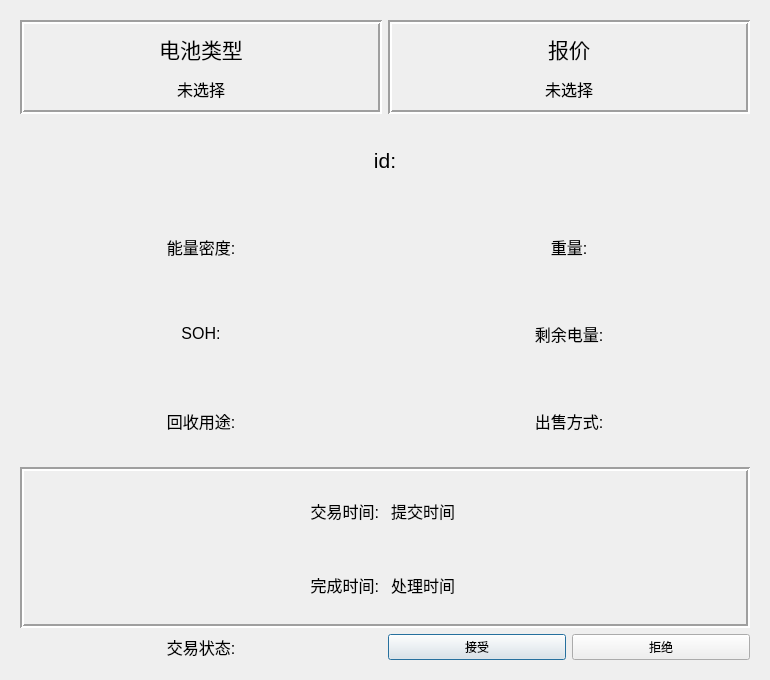
<?xml version="1.0" encoding="UTF-8"?>
<ui version="4.0">
 <class>dealDialog</class>
 <widget class="QDialog" name="dealDialog">
  <property name="geometry">
   <rect>
    <x>0</x>
    <y>0</y>
    <width>770</width>
    <height>680</height>
   </rect>
  </property>
  <property name="minimumSize">
   <size>
    <width>770</width>
    <height>680</height>
   </size>
  </property>
  <property name="maximumSize">
   <size>
    <width>770</width>
    <height>680</height>
   </size>
  </property>
  <property name="windowTitle">
   <string>Dialog</string>
  </property>
  <layout class="QGridLayout" name="gridLayout">
   <property name="horizontalSpacing">
    <number>6</number>
   </property>
   <property name="verticalSpacing">
    <number>12</number>
   </property>
   <item row="0" column="0">
    <widget class="QWidget" name="widget" native="true">
     <layout class="QGridLayout" name="gridLayout_2" rowstretch="1,1,1,1,1,2,1">
      <item row="4" column="1">
       <widget class="QLabel" name="sellingWay_label">
        <property name="font">
         <font>
          <pointsize>12</pointsize>
         </font>
        </property>
        <property name="text">
         <string>出售方式:</string>
        </property>
        <property name="alignment">
         <set>Qt::AlignCenter</set>
        </property>
       </widget>
      </item>
      <item row="5" column="0" colspan="2">
       <widget class="QFrame" name="frame_3">
        <property name="frameShape">
         <enum>QFrame::Box</enum>
        </property>
        <property name="frameShadow">
         <enum>QFrame::Sunken</enum>
        </property>
        <property name="lineWidth">
         <number>2</number>
        </property>
        <layout class="QVBoxLayout" name="verticalLayout_3">
         <property name="spacing">
          <number>12</number>
         </property>
         <item>
          <layout class="QHBoxLayout" name="horizontalLayout_2">
           <item>
            <widget class="QLabel" name="label_2">
             <property name="font">
              <font>
               <pointsize>12</pointsize>
              </font>
             </property>
             <property name="text">
              <string>交易时间:</string>
             </property>
             <property name="alignment">
              <set>Qt::AlignRight|Qt::AlignTrailing|Qt::AlignVCenter</set>
             </property>
            </widget>
           </item>
           <item>
            <widget class="QLabel" name="submittedTime_label">
             <property name="font">
              <font>
               <pointsize>12</pointsize>
              </font>
             </property>
             <property name="text">
              <string>提交时间</string>
             </property>
            </widget>
           </item>
          </layout>
         </item>
         <item>
          <layout class="QHBoxLayout" name="horizontalLayout_3">
           <item>
            <widget class="QLabel" name="label_3">
             <property name="font">
              <font>
               <pointsize>12</pointsize>
              </font>
             </property>
             <property name="text">
              <string>完成时间:</string>
             </property>
             <property name="alignment">
              <set>Qt::AlignRight|Qt::AlignTrailing|Qt::AlignVCenter</set>
             </property>
            </widget>
           </item>
           <item>
            <widget class="QLabel" name="resultTime_label">
             <property name="font">
              <font>
               <pointsize>12</pointsize>
              </font>
             </property>
             <property name="text">
              <string>处理时间</string>
             </property>
            </widget>
           </item>
          </layout>
         </item>
        </layout>
       </widget>
      </item>
      <item row="4" column="0">
       <widget class="QLabel" name="usage_label">
        <property name="font">
         <font>
          <pointsize>12</pointsize>
         </font>
        </property>
        <property name="text">
         <string>回收用途:</string>
        </property>
        <property name="alignment">
         <set>Qt::AlignCenter</set>
        </property>
       </widget>
      </item>
      <item row="0" column="1">
       <widget class="QFrame" name="frame_2">
        <property name="frameShape">
         <enum>QFrame::Box</enum>
        </property>
        <property name="frameShadow">
         <enum>QFrame::Sunken</enum>
        </property>
        <property name="lineWidth">
         <number>2</number>
        </property>
        <layout class="QVBoxLayout" name="verticalLayout_2">
         <property name="spacing">
          <number>12</number>
         </property>
         <item>
          <widget class="QLabel" name="label_5">
           <property name="font">
            <font>
             <pointsize>16</pointsize>
            </font>
           </property>
           <property name="text">
            <string>报价</string>
           </property>
           <property name="alignment">
            <set>Qt::AlignCenter</set>
           </property>
          </widget>
         </item>
         <item>
          <widget class="QLabel" name="price_label">
           <property name="font">
            <font>
             <pointsize>12</pointsize>
            </font>
           </property>
           <property name="text">
            <string>未选择</string>
           </property>
           <property name="alignment">
            <set>Qt::AlignCenter</set>
           </property>
          </widget>
         </item>
        </layout>
       </widget>
      </item>
      <item row="2" column="0">
       <widget class="QLabel" name="energyDensity_label">
        <property name="font">
         <font>
          <pointsize>12</pointsize>
         </font>
        </property>
        <property name="text">
         <string>能量密度:</string>
        </property>
        <property name="alignment">
         <set>Qt::AlignCenter</set>
        </property>
       </widget>
      </item>
      <item row="3" column="1">
       <widget class="QLabel" name="leagcyElectricity_label">
        <property name="font">
         <font>
          <pointsize>12</pointsize>
         </font>
        </property>
        <property name="text">
         <string>剩余电量:</string>
        </property>
        <property name="alignment">
         <set>Qt::AlignCenter</set>
        </property>
       </widget>
      </item>
      <item row="0" column="0">
       <widget class="QFrame" name="frame">
        <property name="frameShape">
         <enum>QFrame::Box</enum>
        </property>
        <property name="frameShadow">
         <enum>QFrame::Sunken</enum>
        </property>
        <property name="lineWidth">
         <number>2</number>
        </property>
        <layout class="QVBoxLayout" name="verticalLayout">
         <property name="spacing">
          <number>12</number>
         </property>
         <item>
          <widget class="QLabel" name="label_4">
           <property name="font">
            <font>
             <pointsize>16</pointsize>
            </font>
           </property>
           <property name="text">
            <string>电池类型</string>
           </property>
           <property name="alignment">
            <set>Qt::AlignCenter</set>
           </property>
          </widget>
         </item>
         <item>
          <widget class="QLabel" name="type_label">
           <property name="font">
            <font>
             <pointsize>12</pointsize>
            </font>
           </property>
           <property name="text">
            <string>未选择</string>
           </property>
           <property name="alignment">
            <set>Qt::AlignCenter</set>
           </property>
          </widget>
         </item>
        </layout>
       </widget>
      </item>
      <item row="2" column="1">
       <widget class="QLabel" name="weight_label">
        <property name="font">
         <font>
          <pointsize>12</pointsize>
         </font>
        </property>
        <property name="text">
         <string>重量:</string>
        </property>
        <property name="alignment">
         <set>Qt::AlignCenter</set>
        </property>
       </widget>
      </item>
      <item row="3" column="0">
       <widget class="QLabel" name="SOH_label">
        <property name="font">
         <font>
          <pointsize>12</pointsize>
         </font>
        </property>
        <property name="text">
         <string>SOH:</string>
        </property>
        <property name="alignment">
         <set>Qt::AlignCenter</set>
        </property>
       </widget>
      </item>
      <item row="1" column="0" colspan="2">
       <widget class="QLabel" name="id_label">
        <property name="font">
         <font>
          <pointsize>16</pointsize>
         </font>
        </property>
        <property name="text">
         <string>id:</string>
        </property>
        <property name="alignment">
         <set>Qt::AlignCenter</set>
        </property>
       </widget>
      </item>
      <item row="6" column="0">
       <widget class="QLabel" name="transactionStatus_label">
        <property name="font">
         <font>
          <pointsize>12</pointsize>
         </font>
        </property>
        <property name="text">
         <string>交易状态:</string>
        </property>
        <property name="alignment">
         <set>Qt::AlignCenter</set>
        </property>
       </widget>
      </item>
      <item row="6" column="1">
       <layout class="QHBoxLayout" name="horizontalLayout">
        <item>
         <widget class="QPushButton" name="accept_btn">
          <property name="text">
           <string>接受</string>
          </property>
         </widget>
        </item>
        <item>
         <widget class="QPushButton" name="reject_btn">
          <property name="text">
           <string>拒绝</string>
          </property>
         </widget>
        </item>
       </layout>
      </item>
     </layout>
    </widget>
   </item>
  </layout>
 </widget>
 <resources/>
 <connections/>
</ui>
